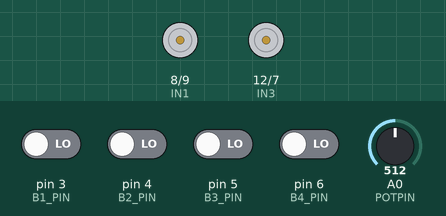
Recording of a sketch running on a simulated Arduino Uno, built with avr-gcc and run on an emulated ATmega328P. Parts: motor-driver pin pairs drawn as motors (green arrow = first pin HIGH = forward, orange = second pin HIGH = backward, longer = more drive, scaled by the enable pin). Inputs (shaded band) come from the test bench; at power-on: pin 3 (B1_PIN), pin 4 (B2_PIN), pin 5 (B3_PIN), pin 6 (B4_PIN) LOW, A0 (POTPIN) = 512. What the sketch prints to the serial monitor is not drawn.

Above: at 1.2 s.
1.3 s: pin 3 (B1_PIN) driven HIGH
At 2.2 s:
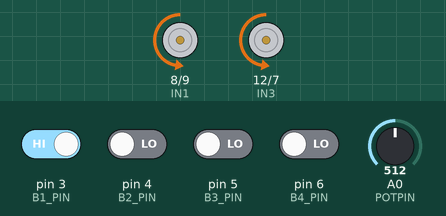
2.8 s: pin 5 (B3_PIN) driven HIGH
At 4.0 s:
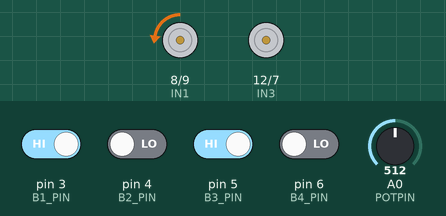
4.3 s: pin 5 (B3_PIN) driven LOW
7.3 s: pin 6 (B4_PIN) driven HIGH
At 7.7 s:
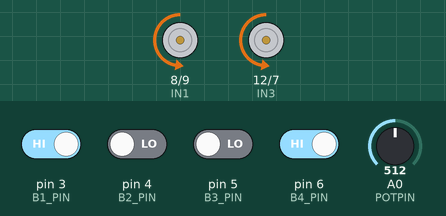
10.3 s: A0 (POTPIN) set to 716
13.3 s: A0 (POTPIN) set to 900
Timing chart, 0 to 63.8 s (numbered marks = the images above; inputs shaded):
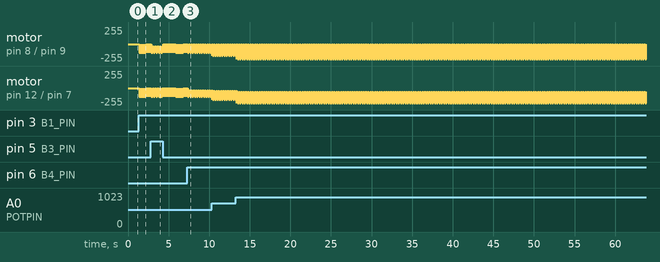

The sketch:

ProtoV1.1.ino
```cpp
/*
  wasd = 20DF02FD, 20DFE01F, 20DF609F, 20DF827D
  + , - (pwm) = 20DF40BF, 20DFC03F


M1:
IN1 = 8, IN2 = 9
EN1 = 10

M2:
EN2 = 11
IN3 = 12, IN4 = 13
*/

//#include <IRremote.h>

//M1:
#define IN1 8
#define IN2 9
#define EN1 10

//M2:
#define IN3 12
#define IN4 7
#define EN2 11

#define B1_PIN 3
#define B2_PIN 4
#define B3_PIN 5
#define B4_PIN 6

#define POTPIN 0

#define FORWARD 1
#define BACKWARD 2
#define RIGHT 3
#define LEFT 4


//boolean override = false;

//const int RECV_PIN = 2;
//IRrecv irrecv(RECV_PIN);
//decode_results results;

//int in_speed = 0;


void change_direc (bool direct) {
  if ((direct == HIGH || direct == LOW)) {


    digitalWrite(IN1, !direct);
    digitalWrite(IN2, direct);
    digitalWrite(IN3, !direct);
    digitalWrite(IN4, direct);
  }
}


void run_motors (int speed, int direc) {
  analogWrite(EN1, speed);
  analogWrite(EN2, speed);

  if (direc == 1) {
    Serial.println("  fwd active  ");
   Serial.print(speed);
    change_direc(HIGH); //forward
  }

  else if (direc == 2) {
    Serial.println("  bwd active  ");
        Serial.print(speed);
    change_direc(LOW); //backward

  }

}

void motor_off (int speed, int direc_) {
  if (direc_ == 3) {
    Serial.println("  left active  ");
    analogWrite(EN1, speed/4);
    analogWrite(EN2, 0);
  }

  else if (direc_ == 4) {
    Serial.println("  right active  ");
    analogWrite(EN1, 0);
    analogWrite(EN2, speed/4);
  }

  else {
    analogWrite(EN1, 0);
    analogWrite(EN2, 0);
  }
}

void setup(){
  Serial.begin(9600);

  pinMode(IN1, OUTPUT);
  pinMode(IN2, OUTPUT);
  pinMode(EN1, OUTPUT);

  pinMode(IN3, OUTPUT);
  pinMode(IN4, OUTPUT);
  pinMode(EN2, OUTPUT);

}

void loop(){

  boolean Bu1 = digitalRead(B1_PIN);
  boolean Bu2 = digitalRead(B2_PIN);
  boolean Bu3 = digitalRead(B3_PIN);
  boolean Bu4 = digitalRead(B4_PIN);

  int speed = analogRead(POTPIN)/4;

  Serial.print("Bu1:");Serial.println(Bu1);
  Serial.print("Bu2:");Serial.println(Bu2);
  Serial.print("Bu3:");Serial.println(Bu3);
  Serial.print("Bu4:");Serial.println(Bu4);

  Serial.print("speed:");Serial.println(speed);


  if ( Bu1 == HIGH) { // run fwd
      run_motors(speed, FORWARD);
  }

  else if (Bu2 == HIGH) { // run back
    run_motors(speed, BACKWARD);
  }

  if ( Bu3 == HIGH) { // run right
    motor_off(speed, RIGHT);
  }

  else if ( Bu4 == HIGH) { // run left
    motor_off(speed, LEFT);
  }

  else { //run idle
    motor_off(0, 0);
  }

}
```

Measured:
- after the input at 1.3 s, motor on pin 8 (IN1) / pin 9 (IN2), motor on pin 12 (IN3) / pin 7 (IN4): alternates backward 128/255 for 0.02 s and stopped for 0.04 s, starting after 0.11 s
- after the input at 2.8 s, motor on pin 12 (IN3) / pin 7 (IN4): alternates backward 128/255 for 0.04 s and stopped for 0.04 s, starting after 0.18 s
- after the input at 7.3 s, motor on pin 8 (IN1) / pin 9 (IN2): alternates backward 128/255 for 0.04 s and stopped for 0.04 s, starting after 0.18 s
